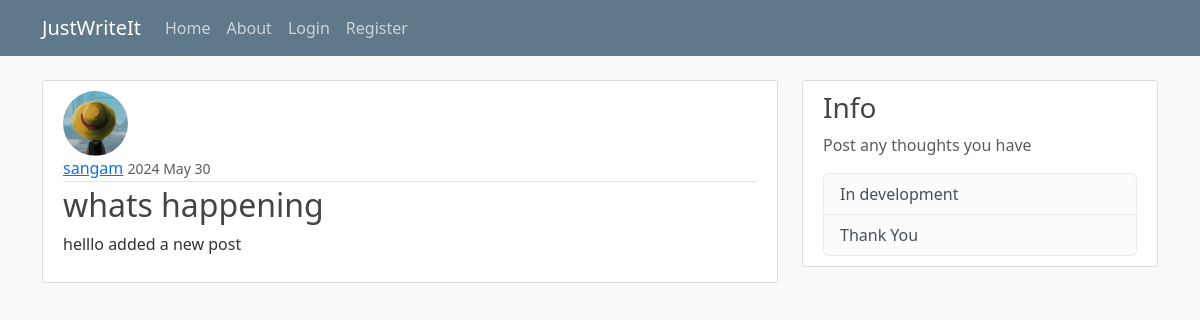
Screenshot of /post/3/ with the database file from the repository.
### blog/models.py (models this page shows, shortened)
class Post(models.Model):
    title = models.CharField(max_length = 100)
    content = models.TextField()
    date_posted = models.DateTimeField(default=timezone.now)
    author  = models.ForeignKey(User, on_delete=models.CASCADE)

### users/models.py (models this page shows, shortened)
class Profile(models.Model):
    user = models.OneToOneField(User, on_delete=models.CASCADE)
    image = models.ImageField(default="default.jpg", upload_to="profile_pics")

### blog/views.py (the view)
# urls.py: path('post/<int:pk>/', PostDetailView.as_view(), name='post-detail'),
class PostDetailView(DetailView):
    model = Post

### blog/templates/blog/post_detail.html (shortened to what this page needs)
{% extends "blog/base.html" %}
{% block content %}
    <article class="media content-section">
        <img class = "rounded-circle article-img" src ="{{ object.author.profile.image.url }}">
        <div class="media-body">
        <div class="article-metadata">
            <a class="mr-2" href="{% url 'user-posts' object.author.username  %}">{{ object.author }}</a>
            <small class="text-muted">{{ object.date_posted|date:"Y F d" }}</small>
        </div>
        <h2 class="article-title">{{ object.title }}</h2>
        <p class="article-content">{{ object.content }}</p>
        </div>
    </article>
{% endblock content %}

### blog/static/blog/main.css (style rules this page uses)
body { background: #fafafa; color: #333333; margin-top: 5rem; }
h1, h2, h3, h4, h5, h6 { color: #444444; }
.content-section { background: #ffffff; padding: 10px 20px; border: 1px solid #dddddd; border-radius: 3px; margin-bottom: 20px; }
.article-title { color: #444444; }
.article-content { white-space: pre-line; }
.article-img { height: 65px; width: 65px; margin-right: 16px; }
.article-metadata { padding-bottom: 1px; margin-bottom: 4px; border-bottom: 1px solid #e3e3e3 }

### rows the page displays
Post: author.profile.image (picture), author "sangam", date_posted "2024 May 30", title "whats happening", content "helllo added a new post"
